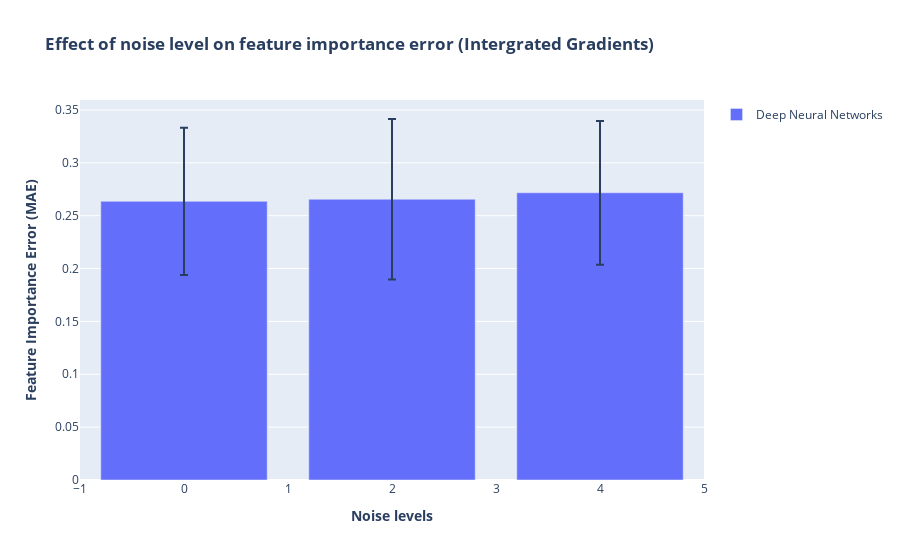

The notebook cell this image was saved under:
### Code cell
y = [dnnig_noise_mean]
err = [dnnig_noise_std]
name = ['Deep Neural Networks']

fig = make_subplots(specs=[[{"secondary_y": False}]])
figure_add_traces(noise, y, name, err)


# Add figure title
fig.update_layout(
    title_text="<b>Effect of noise level on feature importance error (Intergrated Gradients)</b>",
    barmode='group'
)
# fig.update_traces(texttemplate='%{text:.2s}', textposition='outside')
# fig.update_layout(uniformtext_minsize=8, uniformtext_mode='hide')


# Set x-axis title
fig.update_xaxes(title_text="<b>Noise levels</b>")

# Set y-axes titles
fig.update_yaxes(title_text="<b>Feature Importance Error (MAE)</b>", secondary_y=False)
#fig.update_yaxes(title_text="<b>SHAP Error</b>", secondary_y=True)


fig.show()

### Figure 1 — Plotly figure (JSON) as saved in the notebook; plotly's stock layout.template omitted (floating-point values rounded to 4 significant figures)
{"data": [{"error_y": {"array": [0.06963, 0.07594, 0.06796], "type": "data"}, "name": "Deep Neural Networks", "offsetgroup": "0", "showlegend": true, "type": "bar", "x": ["0", "2", "4"], "xaxis": "x", "y": [0.2636, 0.2655, 0.2717], "yaxis": "y"}], "layout": {"barmode": "group", "title": {"text": "<b>Effect of noise level on feature importance error (Intergrated Gradients)</b>"}, "xaxis": {"anchor": "y", "domain": [0, 1], "title": {"text": "<b>Noise levels</b>"}}, "yaxis": {"anchor": "x", "domain": [0, 1], "title": {"text": "<b>Feature Importance Error (MAE)</b>"}}}}
